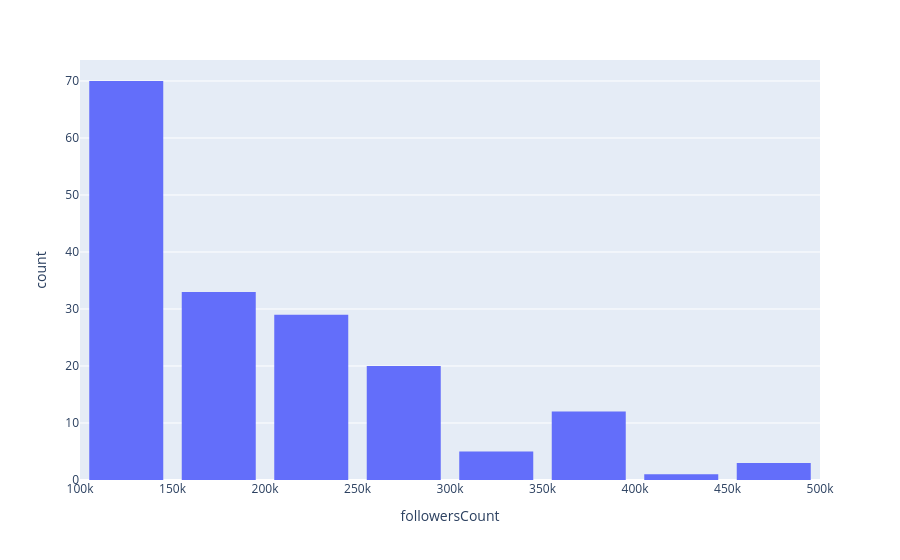

Here is the notebook cell this chart was saved with:
### Code cell
import plotly.express as px

#df = px.data.stocks()
fig = px.histogram(df[(df['followersCount']>100000)&(df['followersCount']<500000)], x="followersCount")
fig.update_layout(bargap=0.2)
fig.show()

### Figure 1 — Plotly figure (JSON) as saved in the notebook; plotly's stock layout.template omitted (floating-point values rounded to 4 significant figures; data arrays with more than 128 entries replaced by an {"elided": "..."} marker saying what was removed)
{"data": [{"alignmentgroup": "True", "bingroup": "x", "hovertemplate": "followersCount=%{x}<br>count=%{y}<extra></extra>", "legendgroup": "", "marker": {"color": "#636efa", "pattern": {"shape": ""}}, "name": "", "offsetgroup": "", "orientation": "v", "showlegend": false, "type": "histogram", "x": {"elided": "173 int values"}, "xaxis": "x", "yaxis": "y"}], "layout": {"bargap": 0.2, "barmode": "relative", "legend": {"tracegroupgap": 0}, "margin": {"t": 60}, "xaxis": {"anchor": "y", "domain": [0, 1], "title": {"text": "followersCount"}}, "yaxis": {"anchor": "x", "domain": [0, 1], "title": {"text": "count"}}}}
